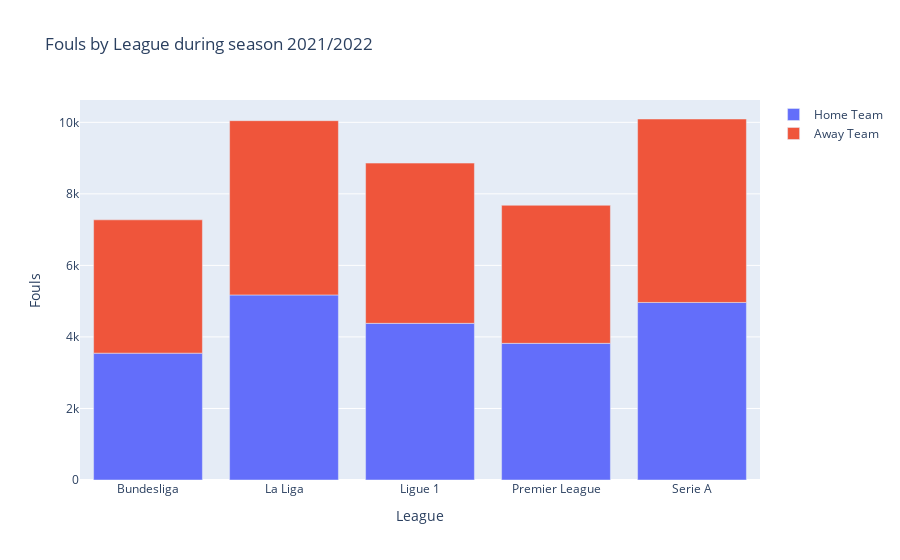

This figure's notebook cell:
### Code cell
# League where most fouls are committed in 2020/2021
fouls = df_2021.groupby('League')['HF', 'AF'].sum()
most_fouls = fouls.sum(axis=1).idxmax()
print(f"League where most fouls are committed durin season 2021/2022: {most_fouls}")

# Map "HF" to "Home Team" and "AF" to "Away Team"
fouls = df_2021.groupby('League')[['HF', 'AF']].sum()
fouls.columns = ['Home Team', 'Away Team']

# Plot the data for the fouls
fig = px.bar(fouls, x=fouls.index, y=['Home Team', 'Away Team'], title='Fouls by League during season 2021/2022', 
             labels={'value': 'Fouls', 'variable': 'Type of Foul'})
fig.update_layout(xaxis_title='League', yaxis_title='Fouls', legend_title=None)

fig.show()

### Figure 1 — Plotly figure (JSON) as saved in the notebook; plotly's stock layout.template omitted (floating-point values rounded to 4 significant figures)
{"data": [{"alignmentgroup": "True", "hovertemplate": "Type of Foul=Home Team<br>League=%{x}<br>Fouls=%{y}<extra></extra>", "legendgroup": "Home Team", "marker": {"color": "#636efa", "pattern": {"shape": ""}}, "name": "Home Team", "offsetgroup": "Home Team", "orientation": "v", "showlegend": true, "textposition": "auto", "type": "bar", "x": ["Bundesliga", "La Liga", "Ligue 1", "Premier League", "Serie A"], "xaxis": "x", "y": [3546, 5174, 4380, 3821, 4964], "yaxis": "y"}, {"alignmentgroup": "True", "hovertemplate": "Type of Foul=Away Team<br>League=%{x}<br>Fouls=%{y}<extra></extra>", "legendgroup": "Away Team", "marker": {"color": "#EF553B", "pattern": {"shape": ""}}, "name": "Away Team", "offsetgroup": "Away Team", "orientation": "v", "showlegend": true, "textposition": "auto", "type": "bar", "x": ["Bundesliga", "La Liga", "Ligue 1", "Premier League", "Serie A"], "xaxis": "x", "y": [3728, 4872, 4480, 3860, 5129], "yaxis": "y"}], "layout": {"barmode": "relative", "legend": {"title": {}, "tracegroupgap": 0}, "title": {"text": "Fouls by League during season 2021/2022"}, "xaxis": {"anchor": "y", "domain": [0, 1], "title": {"text": "League"}}, "yaxis": {"anchor": "x", "domain": [0, 1], "title": {"text": "Fouls"}}}}
